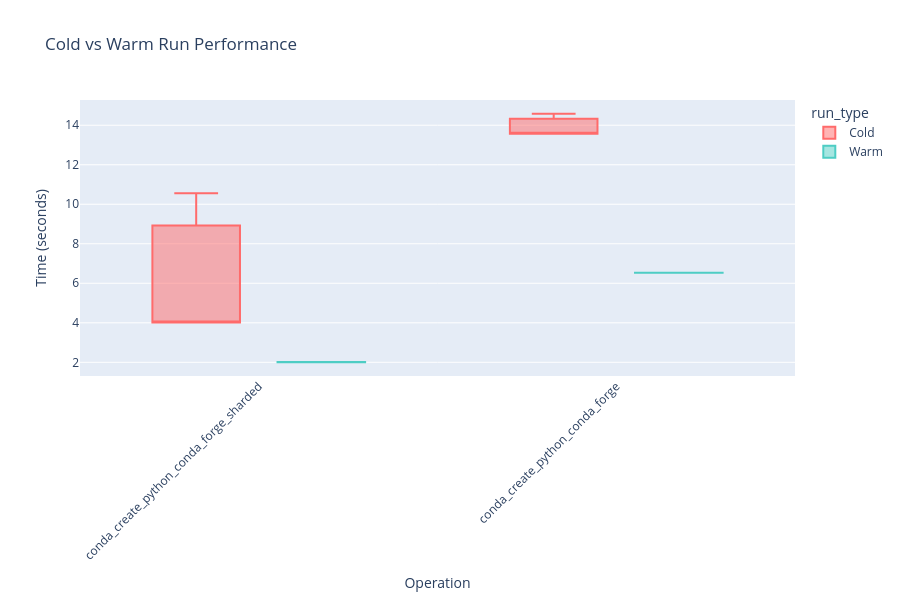

Notebook cell for this chart:
### Markdown cell above
## Cold vs Warm Performance Comparison

### Code cell
# Compare cold vs warm runs
df['run_type'] = df['name'].apply(lambda x: 'Cold' if 'cold' in x else ('Warm' if 'warm' in x else 'Other'))
df_comparison = df[df['run_type'].isin(['Cold', 'Warm'])]

# Extract base operation name
df_comparison['base_name'] = df_comparison['name'].str.replace('_cold', '').str.replace('_warm', '')

fig = px.box(
    df_comparison,
    x='base_name',
    y='total_time_sec',
    color='run_type',
    title='Cold vs Warm Run Performance',
    labels={'total_time_sec': 'Time (seconds)', 'base_name': 'Operation'},
    color_discrete_map={'Cold': '#FF6B6B', 'Warm': '#4ECDC4'}
)
fig.update_layout(xaxis_tickangle=-45, height=600)
fig.show()

### Figure 1 — Plotly figure (JSON) as saved in the notebook; plotly's stock layout.template omitted (floating-point values rounded to 4 significant figures)
{"data": [{"alignmentgroup": "True", "hovertemplate": "run_type=Cold<br>Operation=%{x}<br>Time (seconds)=%{y}<extra></extra>", "legendgroup": "Cold", "marker": {"color": "#FF6B6B"}, "name": "Cold", "notched": false, "offsetgroup": "Cold", "orientation": "v", "showlegend": true, "type": "box", "x": ["conda_create_python_conda_forge_sharded", "conda_create_python_conda_forge_sharded", "conda_create_python_conda_forge_sharded", "conda_create_python_conda_forge", "conda_create_python_conda_forge", "conda_create_python_conda_forge"], "x0": " ", "xaxis": "x", "y": [10.56, 4.017, 4.025, 13.56, 14.58, 13.57], "y0": " ", "yaxis": "y"}, {"alignmentgroup": "True", "hovertemplate": "run_type=Warm<br>Operation=%{x}<br>Time (seconds)=%{y}<extra></extra>", "legendgroup": "Warm", "marker": {"color": "#4ECDC4"}, "name": "Warm", "notched": false, "offsetgroup": "Warm", "orientation": "v", "showlegend": true, "type": "box", "x": ["conda_create_python_conda_forge_sharded", "conda_create_python_conda_forge_sharded", "conda_create_python_conda_forge_sharded", "conda_create_python_conda_forge", "conda_create_python_conda_forge", "conda_create_python_conda_forge"], "x0": " ", "xaxis": "x", "y": [2.005, 2.006, 2.01, 6.528, 6.535, 6.532], "y0": " ", "yaxis": "y"}], "layout": {"boxmode": "group", "height": 600, "legend": {"title": {"text": "run_type"}, "tracegroupgap": 0}, "title": {"text": "Cold vs Warm Run Performance"}, "xaxis": {"anchor": "y", "domain": [0, 1], "tickangle": -45, "title": {"text": "Operation"}}, "yaxis": {"anchor": "x", "domain": [0, 1], "title": {"text": "Time (seconds)"}}}}
